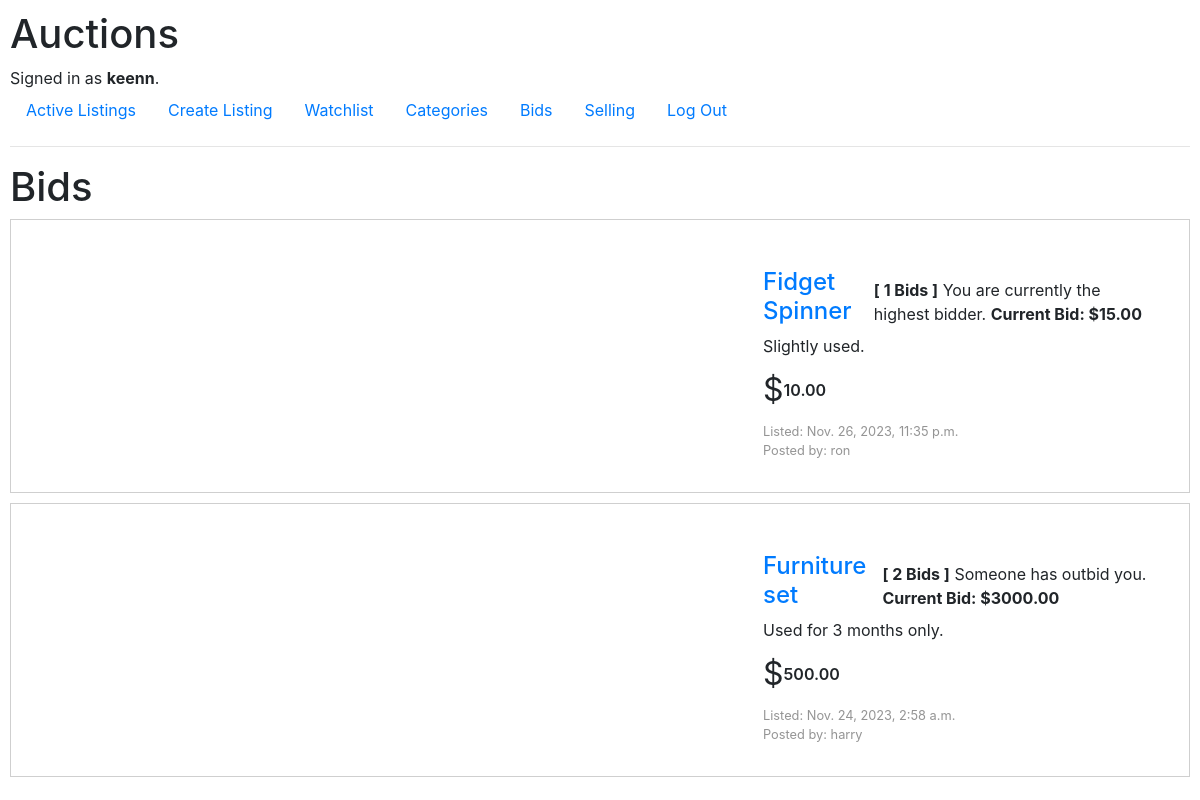
/bids (signed in), run on an earlier commit of the app's database.
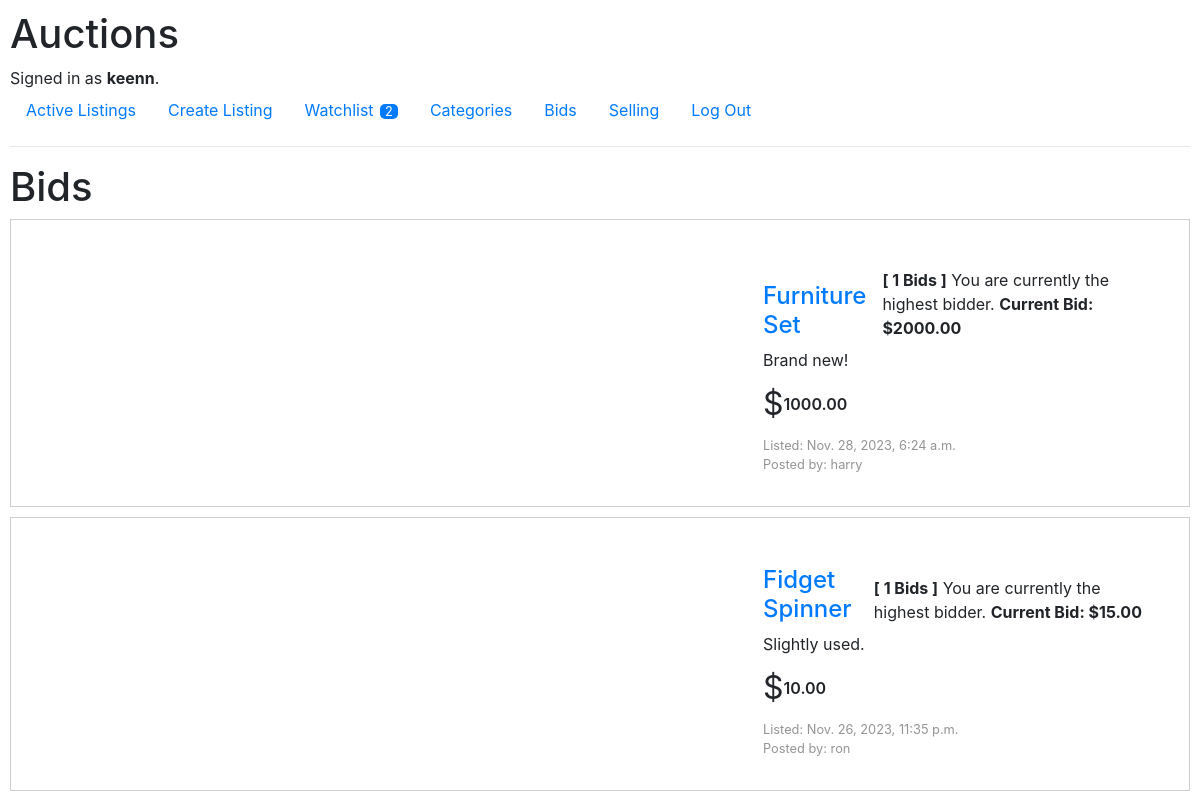
And on a later commit of the database.
### auctions/models.py (models this page shows, shortened)
class User(AbstractUser):
    pass

class Listing(models.Model):
    seller = models.ForeignKey(User, on_delete=models.CASCADE, related_name="ownListings")
    title = models.CharField(max_length=64)
    description = models.CharField(max_length=5000)
    startingBid = models.DecimalField(decimal_places=2,
                                      max_digits=10)
    image = models.CharField(max_length=5000,
                             default="https://upload.wikimedia.org/wikipedia/commons/thumb/4/46/Question_mark_%28black%29.svg/800px-Question_mark_%28black%29.svg.png")
    timestamp = models.DateTimeField(default=timezone.now, editable=False)
    category = models.ForeignKey(Category, on_delete=models.CASCADE, related_name='listingCategory')
    availability = models.BooleanField(default=True)

### auctions/views.py (the view)
# urls.py: path("bids", views.bids, name="bids"),
@login_required
def bids(request):
    bids = Bid.objects.filter(bidder=User.objects.get(pk=request.user.id)).order_by('-id')
    listing = [{'listing' : item.listing,
                'nBid' : item.listing.bidItem.count(),
                'highestBidder' : Bid.objects.filter(bid = item.listing.bidItem.aggregate(highest_bid = Max('bid'))['highest_bid']).first().bidder.id,
                'highestBid' : item.listing.bidItem.aggregate(highest_bid = Max('bid'))['highest_bid'] } for item in bids]
    return render(request, 'auctions/bids.html', {
        'listings' : listing,
        'watchlistCount' : Watchlist.objects.get(user = User.objects.get(pk=request.user.id)).listing.count()
    })

### auctions/templates/auctions/bids.html (shortened to what this page needs)
{% extends 'auctions/layout.html' %}
{% block body %}
    <div class="bidsWrapper">
        <h1>Bids</h1>
        <div class="allListings">
            {% for listing in listings %}
                    <div class="listing">
                        <div class="displaypic">
                            <a href="{% url 'listing' listing.listing.title listing.listing.id %}"><img src="{{ listing.listing.image }}" alt=""></a>
                        </div>
                        <div class="itemInfo">
                            <div class="infoTitle">
                                <a href="{% url 'listing' listing.listing.title listing.listing.id %}">
                                    <h4>{{ listing.listing.title }}</h4>
                                </a>
                                <div class="availabilityStatus">
                                    {% if listing.listing.availability %}
                                        {% if listing.highestBidder == request.user.id %}
                                        <p><strong>[ {{ listing.nBid }} Bids ]</strong> You are currently the highest bidder. <strong>Current Bid: ${{ listing.highestBid | floatformat:2 }}</strong></p>
                                        {% else %}
                                        <p><strong>[ {{ listing.nBid }} Bids ]</strong> Someone has outbid you. <strong>Current Bid: ${{ listing.highestBid | floatformat:2 }}</strong></p>
                                        {% endif %}
                                    {% else %}
                                        {% if listing.highestBidder == request.user.id %}
                                            <p>Congratulations! You won the item for <strong>{{ listing.highestBid }}</strong></p>
                                        {% else %}
                                            <p class="sold">Sold!</p><p>Unfortunately, you did not win the auction for the item.</p>
                                        {% endif %}
                                    {% endif %}
                                </div>
                            </div>
                            <div class="infoDescription">{{ listing.listing.description }}</div>
                            <div class="infoStartingBid">
                                <span class="dollar">$</span>
                                <span class="price">{{ listing.listing.startingBid | floatformat:2 }}</span>
                            </div>
                            <div class="created">
                                <p>Listed: {{ listing.listing.timestamp }}</p>
                                <p>Posted by: {{ listing.listing.seller.username }}</p>
                            </div>
                        </div>
                    </div>
            {% endfor %}
        </div>
    </div>
{% endblock %}

### auctions/templates/auctions/layout.html (shortened to what this page needs)
{% load static %}
<!DOCTYPE html>
<html lang="en">
    <head>
        <link rel="stylesheet" href="https://stackpath.bootstrapcdn.com/bootstrap/4.4.1/css/bootstrap.min.css">
        <link href="{% static 'auctions/styles.css' %}" rel="stylesheet">
    </head>
    <body>
        <h1>Auctions</h1>
        <div>
            {% if user.is_authenticated %}
                Signed in as <strong>{{ user.username }}</strong>.
            {% else %}
                Not signed in.
            {% endif %}
        </div>
        <ul class="nav">
            <li class="nav-item">
                <a class="nav-link" href="{% url 'index' %}">Active Listings</a>
            </li>
            {% if user.is_authenticated %}
                <li class="nav-item">
                    <a class="nav-link" href="{% url 'new' %}">Create Listing</a>
                </li>
                <li class="nav-item">
                    <a class="nav-link watchlistnav" href="{% url 'watchlist' %}">Watchlist
                        {% if watchlistCount %}
                            <span>{{ watchlistCount }}</span>
                        {% endif %}
                    </a>
                </li>
                <li class="nav-item">
                    <a class="nav-link" href="{% url 'categories' %}">Categories</a>
                </li>
                <li class="nav-item">
                    <a class="nav-link" href="{% url 'bids' %}">Bids</a>
                </li>
                <li class="nav-item">
                    <a class="nav-link" href="{% url 'selling' %}">Selling</a>
                </li>
                <li class="nav-item">
                    <a class="nav-link" href="{% url 'logout' %}">Log Out</a>
                </li>
            {% endif %}
        </ul>
        <hr>
        {% block body %}
        {% endblock %}
    </body>
</html>

### auctions/static/auctions/styles.css (style rules this page uses)
* { padding: 0; margin: 0; box-sizing: border-box; text-decoration: none !important; }
body { padding: 10px; }
.watchlistnav span { margin-left: 2px; font-size: .8rem; background-color: #007bff; padding-inline: 5px; border-radius: 5px; color: white; }
.allListings { display: flex; flex-direction: column; gap: 10px; }
.listing { padding: 2rem; display: flex; flex-direction: row; gap: 20rem; border: 1px solid rgba(128, 128, 128, 0.377); }
.itemInfo { display: flex; flex-direction: column; margin-top: 1rem; gap: .5rem; }
.infoStartingBid { display: flex; flex-direction: row; }
.dollar { font-style: bold; font-size: 2rem; }
.price { font-weight: 600; }
.infoStartingBid span { align-self: center; }
.displaypic { margin-left: 5rem; }
.infoTitle { display: flex; flex-direction: row; gap: 1rem; }
.infoTitle * { margin: 0; align-self: end; }
.infoTitle h4 { margin: 0; }
.created p { margin-bottom: 0; font-size: .8rem; color: rgba(128, 128, 128, 0.84); }
.listingTitleDiv, .infoTitle { position: relative; }

What changed in the data, as far as the page shows it:
removed Listing: listing "Furniture set", nBid "2", highestBid "3000.00", listing.description "Used for 3 months only.", listing.startingBid "500.00", listing.timestamp "Nov. 24, 2023, 2:58 a.m.", listing.seller.username "harry"
added Listing: listing "Furniture Set", nBid "1", highestBid "2000.00", listing.description "Brand new!", listing.startingBid "1000.00", listing.timestamp "Nov. 28, 2023, 6:24 a.m.", listing.seller.username "harry"
Also different on the page:
{{ watchlistCount }}: (not shown) → "2"
